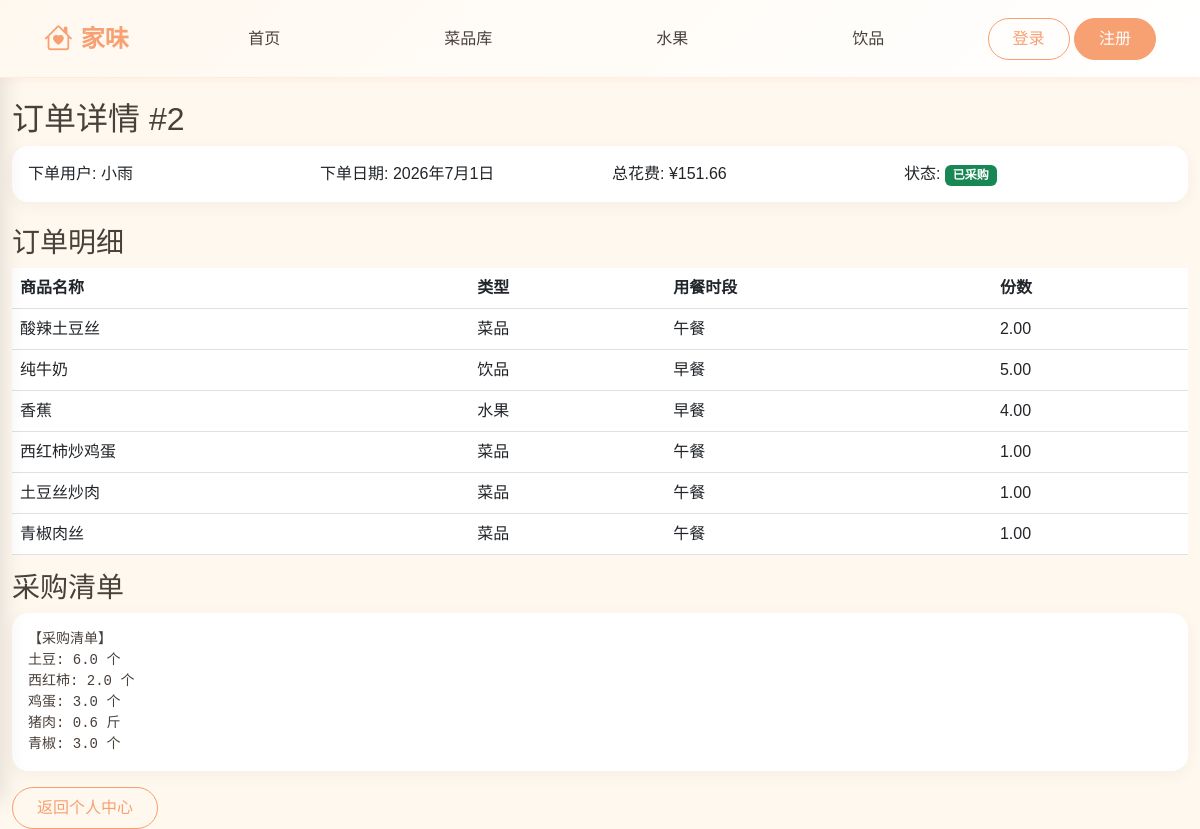
Page /orders/2/ on the committed database.
### core/models.py (models this page shows, shortened)
class Order(models.Model):
    id = models.AutoField(primary_key=True)
    user = models.ForeignKey(User, on_delete=models.CASCADE, verbose_name='下单用户')
    order_date = models.DateField(auto_now_add=True, verbose_name='下单日期')
    total_cost = models.DecimalField(max_digits=8, decimal_places=2, verbose_name='采购总花费')
    purchase_text = models.TextField(verbose_name='完整采购清单文本')
    is_finish = models.BooleanField(default=False, verbose_name='是否已采购')
    class Meta:
        db_table = 'order'
        verbose_name = '点餐订单'
        verbose_name_plural = '点餐订单'

class User(AbstractBaseUser):
    FAMILY_ROLES = [
        ('爸爸', '爸爸'),
        ('妈妈', '妈妈'),
        ('孩子', '孩子'),
        ('长辈', '长辈'),
    ]
    id = models.AutoField(primary_key=True)
    nickname = models.CharField(max_length=50, unique=True, verbose_name='昵称')
    password = models.CharField(max_length=128, verbose_name='密码')
    family_role = models.CharField(max_length=20, choices=FAMILY_ROLES, verbose_name='家庭身份')
    create_time = models.DateTimeField(auto_now_add=True, verbose_name='注册时间')
    is_active = models.BooleanField(default=True)
    is_staff = models.BooleanField(default=False)
    objects = UserManager()
    USERNAME_FIELD = 'nickname'
    REQUIRED_FIELDS = ['family_role']
    class Meta:
        db_table = 'user'
        verbose_name = '用户'
        verbose_name_plural = '用户'

class OrderItem(models.Model):
    EAT_TIME_CHOICES = [
        ('早餐', '早餐'),
        ('午餐', '午餐'),
        ('晚餐', '晚餐'),
        ('加餐', '加餐'),
    ]
    GOODS_TYPE_CHOICES = [
        ('dish', '菜品'),
        ('fruit', '水果'),
        ('drink', '饮品'),
    ]
    id = models.AutoField(primary_key=True)
    order = models.ForeignKey(Order, on_delete=models.CASCADE, verbose_name='所属订单')
    goods_type = models.CharField(max_length=10, choices=GOODS_TYPE_CHOICES, verbose_name='商品类型')
    goods_id = models.IntegerField(verbose_name='对应商品id')
    buy_num = models.DecimalField(max_digits=5, decimal_places=2, verbose_name='购买份数')
    eat_time = models.CharField(max_length=10, choices=EAT_TIME_CHOICES, verbose_name='用餐时段')
    class Meta:
        db_table = 'order_item'
        verbose_name = '订单明细'
        verbose_name_plural = '订单明细'

class Dish(models.Model):
    DISH_CATEGORIES = [
        ('素菜', '素菜'),
        ('荤菜', '荤菜'),
        ('汤品', '汤品'),
        ('凉菜', '凉菜'),
        ('小吃', '小吃'),
    ]
    id = models.AutoField(primary_key=True)
    name = models.CharField(max_length=50, unique=True, verbose_name='菜品名称')
    category = models.CharField(max_length=20, choices=DISH_CATEGORIES, verbose_name='分类')
    image = models.CharField(max_length=200, blank=True, null=True, verbose_name='菜品图片存储路径')
    desc = models.TextField(blank=True, null=True, verbose_name='口味、制作步骤描述')
    class Meta:
        db_table = 'dish'
        verbose_name = '菜品'
        verbose_name_plural = '菜品'

class Drink(models.Model):
    id = models.AutoField(primary_key=True)
    name = models.CharField(max_length=50, unique=True, verbose_name='饮品名称')
    spec = models.CharField(max_length=30, blank=True, null=True, verbose_name='规格')
    price = models.DecimalField(max_digits=6, decimal_places=2, verbose_name='单品售价')
    is_lactose = models.BooleanField(default=False, verbose_name='是否含乳糖')
    class Meta:
        db_table = 'drink'
        verbose_name = '饮品'
        verbose_name_plural = '饮品'

class Fruit(models.Model):
    id = models.AutoField(primary_key=True)
    name = models.CharField(max_length=50, unique=True, verbose_name='水果名称')
    image = models.CharField(max_length=200, blank=True, null=True, verbose_name='图片路径')
    store_tip = models.TextField(blank=True, null=True, verbose_name='储存建议')
    base_price = models.DecimalField(max_digits=6, decimal_places=2, verbose_name='基础参考单价')
    is_allergy = models.BooleanField(default=False, verbose_name='是否易过敏')
    class Meta:
        db_table = 'fruit'
        verbose_name = '水果'
        verbose_name_plural = '水果'

### core/views.py (the view)
# urls.py: path('orders/<int:pk>/', views.order_detail, name='order_detail'),
def order_detail(request, pk):
    order = get_object_or_404(Order, pk=pk)
    order_items = OrderItem.objects.filter(order=order)
    items_detail = []
    for item in order_items:
        if item.goods_type == 'dish':
            obj = Dish.objects.filter(id=item.goods_id).first()
        elif item.goods_type == 'fruit':
            obj = Fruit.objects.filter(id=item.goods_id).first()
        elif item.goods_type == 'drink':
            obj = Drink.objects.filter(id=item.goods_id).first()
        items_detail.append({
            'item': item,
            'obj': obj
        })
    return render(request, 'order_detail.html', {
        'order': order,
        'items_detail': items_detail
    })

### templates/order_detail.html (shortened to what this page needs)
{% extends 'base.html' %}
{% block content %}
<h2>订单详情 #{{ order.id }}</h2>
<div class="card mb-4">
    <div class="card-body">
        <div class="row">
            <div class="col-md-3">下单用户: {{ order.user.nickname }}</div>
            <div class="col-md-3">下单日期: {{ order.order_date }}</div>
            <div class="col-md-3">总花费: ¥{{ order.total_cost }}</div>
            <div class="col-md-3">状态: {% if order.is_finish %}<span class="badge bg-success">已采购</span>{% else %}<span class="badge bg-warning">未采购</span>{% endif %}</div>
        </div>
    </div>
</div>
<div class="mb-6">
    <h3>订单明细</h3>
    <table class="table">
        <thead>
            <tr>
                <th>商品名称</th>
                <th>类型</th>
                <th>用餐时段</th>
                <th>份数</th>
            </tr>
        </thead>
        <tbody>
            {% for item in items_detail %}
            <tr>
                <td>{% if item.obj %}{{ item.obj.name }}{% else %}已删除{% endif %}</td>
                <td>
                    {% if item.item.goods_type == 'dish' %}菜品{% elif item.item.goods_type == 'fruit' %}水果{% elif item.item.goods_type == 'drink' %}饮品{% endif %}
                </td>
                <td>{{ item.item.eat_time }}</td>
                <td>{{ item.item.buy_num }}</td>
            </tr>
            {% endfor %}
        </tbody>
    </table>
</div>
<div class="mb-6">
    <h3>采购清单</h3>
    <pre class="card card-body font-mono">{{ order.purchase_text }}</pre>
</div>
<div class="d-flex gap-3">
    <a href="{% url 'profile' %}" class="btn btn-outline-primary">返回个人中心</a>
</div>
{% endblock %}

### templates/base.html (style rules this page uses)
:root { --primary-color: #F7A072; --bg-color: #FFF8EF; --green-color: #94B49F; --danger-color: #E07272; --text-color: #4A403A; --text-light: #88807A; }
body { font-family: "Microsoft YaHei", "PingFang SC", "Source Han Sans SC", sans-serif; background-color: var(--bg-color); color: var(--text-color); margin: 0; padding: 0; min-height: 100vh; }
.btn-outline-primary { border-color: var(--primary-color); color: var(--primary-color); border-radius: 25px; padding: 0.5rem 1.5rem; font-weight: 500; transition: all 0.3s ease; }
.card { background: white; border-radius: 16px; border: none; box-shadow: 0 4px 15px rgba(74, 64, 58, 0.05); overflow: hidden; transition: all 0.3s ease; }

### rows in the picture
Order: id "2", user.nickname "小雨", order_date "2026年7月1日", total_cost "151.66", purchase_text "【采购清单】 土豆: 6.0 个 西红柿: 2.0 个 鸡蛋: 3.0 个 猪肉: 0.6 斤 青椒: 3.0 个"
OrderItem: obj.name "酸辣土豆丝", goods_type "菜品", item.eat_time "午餐", item.buy_num "2.00"
OrderItem: obj.name "纯牛奶", goods_type "饮品", item.eat_time "早餐", item.buy_num "5.00"
OrderItem: obj.name "香蕉", goods_type "水果", item.eat_time "早餐", item.buy_num "4.00"
OrderItem: obj.name "西红柿炒鸡蛋", goods_type "菜品", item.eat_time "午餐", item.buy_num "1.00"
OrderItem: obj.name "土豆丝炒肉", goods_type "菜品", item.eat_time "午餐", item.buy_num "1.00"
OrderItem: obj.name "青椒肉丝", goods_type "菜品", item.eat_time "午餐", item.buy_num "1.00"
